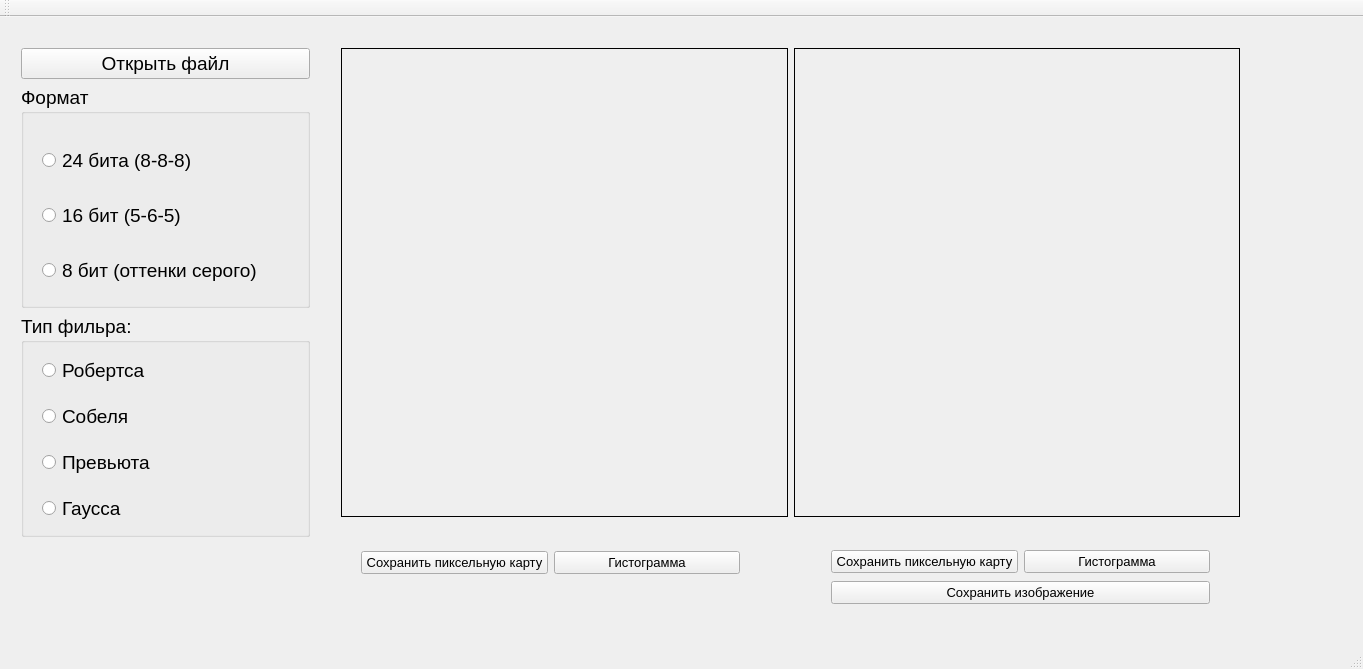
<?xml version="1.0" encoding="UTF-8"?>
<ui version="4.0">
 <class>MainWindow</class>
 <widget class="QMainWindow" name="MainWindow">
  <property name="geometry">
   <rect>
    <x>0</x>
    <y>0</y>
    <width>1363</width>
    <height>669</height>
   </rect>
  </property>
  <property name="maximumSize">
   <size>
    <width>1363</width>
    <height>669</height>
   </size>
  </property>
  <property name="windowTitle">
   <string>MainWindow</string>
  </property>
  <widget class="QWidget" name="centralWidget">
   <widget class="QWidget" name="layoutWidget">
    <property name="geometry">
     <rect>
      <x>10</x>
      <y>20</y>
      <width>311</width>
      <height>511</height>
     </rect>
    </property>
    <property name="font">
     <font>
      <pointsize>14</pointsize>
     </font>
    </property>
    <layout class="QVBoxLayout" name="verticalLayout">
     <item>
      <widget class="QPushButton" name="pushButton">
       <property name="font">
        <font>
         <pointsize>14</pointsize>
        </font>
       </property>
       <property name="text">
        <string>Открыть файл</string>
       </property>
      </widget>
     </item>
     <item>
      <widget class="QGroupBox" name="groupBox_2">
       <property name="title">
        <string>Формат</string>
       </property>
       <widget class="QWidget" name="layoutWidget">
        <property name="geometry">
         <rect>
          <x>10</x>
          <y>30</y>
          <width>281</width>
          <height>201</height>
         </rect>
        </property>
        <layout class="QVBoxLayout" name="verticalLayout_4">
         <item>
          <widget class="QRadioButton" name="bit24">
           <property name="text">
            <string>24 бита (8-8-8)</string>
           </property>
          </widget>
         </item>
         <item>
          <widget class="QRadioButton" name="bit16">
           <property name="font">
            <font>
             <pointsize>14</pointsize>
            </font>
           </property>
           <property name="text">
            <string>16 бит (5-6-5)</string>
           </property>
          </widget>
         </item>
         <item>
          <widget class="QRadioButton" name="Monochrome">
           <property name="font">
            <font>
             <pointsize>14</pointsize>
            </font>
           </property>
           <property name="text">
            <string>8 бит (оттенки серого)</string>
           </property>
          </widget>
         </item>
        </layout>
       </widget>
      </widget>
     </item>
     <item>
      <widget class="QGroupBox" name="groupBox">
       <property name="font">
        <font>
         <pointsize>14</pointsize>
        </font>
       </property>
       <property name="title">
        <string>Тип фильра:</string>
       </property>
       <widget class="QWidget" name="layoutWidget">
        <property name="geometry">
         <rect>
          <x>10</x>
          <y>20</y>
          <width>141</width>
          <height>211</height>
         </rect>
        </property>
        <property name="font">
         <font>
          <pointsize>14</pointsize>
         </font>
        </property>
        <layout class="QVBoxLayout" name="verticalLayout_2">
         <item>
          <widget class="QRadioButton" name="robert">
           <property name="font">
            <font>
             <pointsize>14</pointsize>
            </font>
           </property>
           <property name="text">
            <string>Робертса</string>
           </property>
          </widget>
         </item>
         <item>
          <widget class="QRadioButton" name="Sobel">
           <property name="font">
            <font>
             <pointsize>14</pointsize>
            </font>
           </property>
           <property name="text">
            <string>Собеля</string>
           </property>
          </widget>
         </item>
         <item>
          <widget class="QRadioButton" name="prewitt">
           <property name="font">
            <font>
             <pointsize>14</pointsize>
            </font>
           </property>
           <property name="text">
            <string>Превьюта</string>
           </property>
          </widget>
         </item>
         <item>
          <widget class="QRadioButton" name="gauss">
           <property name="font">
            <font>
             <pointsize>14</pointsize>
            </font>
           </property>
           <property name="text">
            <string>Гаусса</string>
           </property>
          </widget>
         </item>
        </layout>
       </widget>
      </widget>
     </item>
    </layout>
   </widget>
   <widget class="QWidget" name="horizontalLayoutWidget">
    <property name="geometry">
     <rect>
      <x>330</x>
      <y>20</y>
      <width>921</width>
      <height>491</height>
     </rect>
    </property>
    <layout class="QHBoxLayout" name="horizontalLayout_5">
     <item>
      <widget class="QLabel" name="label">
       <property name="frameShape">
        <enum>QFrame::Box</enum>
       </property>
       <property name="text">
        <string/>
       </property>
       <property name="alignment">
        <set>Qt::AlignCenter</set>
       </property>
      </widget>
     </item>
     <item>
      <widget class="QLabel" name="label_2">
       <property name="frameShape">
        <enum>QFrame::Box</enum>
       </property>
       <property name="text">
        <string/>
       </property>
       <property name="alignment">
        <set>Qt::AlignCenter</set>
       </property>
      </widget>
     </item>
    </layout>
   </widget>
   <widget class="QWidget" name="layoutWidget">
    <property name="geometry">
     <rect>
      <x>820</x>
      <y>520</y>
      <width>401</width>
      <height>81</height>
     </rect>
    </property>
    <layout class="QVBoxLayout" name="verticalLayout_3">
     <item>
      <layout class="QHBoxLayout" name="horizontalLayout_2">
       <item>
        <widget class="QPushButton" name="pixel2">
         <property name="font">
          <font>
           <pointsize>10</pointsize>
          </font>
         </property>
         <property name="text">
          <string>Сохранить пиксельную карту</string>
         </property>
        </widget>
       </item>
       <item>
        <widget class="QPushButton" name="hist2">
         <property name="font">
          <font>
           <pointsize>10</pointsize>
          </font>
         </property>
         <property name="text">
          <string>Гистограмма</string>
         </property>
        </widget>
       </item>
      </layout>
     </item>
     <item>
      <widget class="QPushButton" name="SaveButton">
       <property name="font">
        <font>
         <pointsize>10</pointsize>
        </font>
       </property>
       <property name="text">
        <string>Сохранить изображение</string>
       </property>
      </widget>
     </item>
    </layout>
   </widget>
   <widget class="QWidget" name="layoutWidget">
    <property name="geometry">
     <rect>
      <x>350</x>
      <y>520</y>
      <width>401</width>
      <height>51</height>
     </rect>
    </property>
    <layout class="QHBoxLayout" name="horizontalLayout">
     <item>
      <widget class="QPushButton" name="pixel1">
       <property name="font">
        <font>
         <pointsize>10</pointsize>
        </font>
       </property>
       <property name="text">
        <string>Сохранить пиксельную карту</string>
       </property>
      </widget>
     </item>
     <item>
      <widget class="QPushButton" name="pushButton_3">
       <property name="font">
        <font>
         <pointsize>10</pointsize>
        </font>
       </property>
       <property name="text">
        <string>Гистограмма</string>
       </property>
      </widget>
     </item>
    </layout>
   </widget>
  </widget>
  <widget class="QMenuBar" name="menuBar">
   <property name="geometry">
    <rect>
     <x>0</x>
     <y>0</y>
     <width>1363</width>
     <height>17</height>
    </rect>
   </property>
  </widget>
  <widget class="QToolBar" name="mainToolBar">
   <attribute name="toolBarArea">
    <enum>TopToolBarArea</enum>
   </attribute>
   <attribute name="toolBarBreak">
    <bool>false</bool>
   </attribute>
  </widget>
  <widget class="QStatusBar" name="statusBar"/>
 </widget>
 <layoutdefault spacing="6" margin="11"/>
 <resources/>
 <connections/>
</ui>
